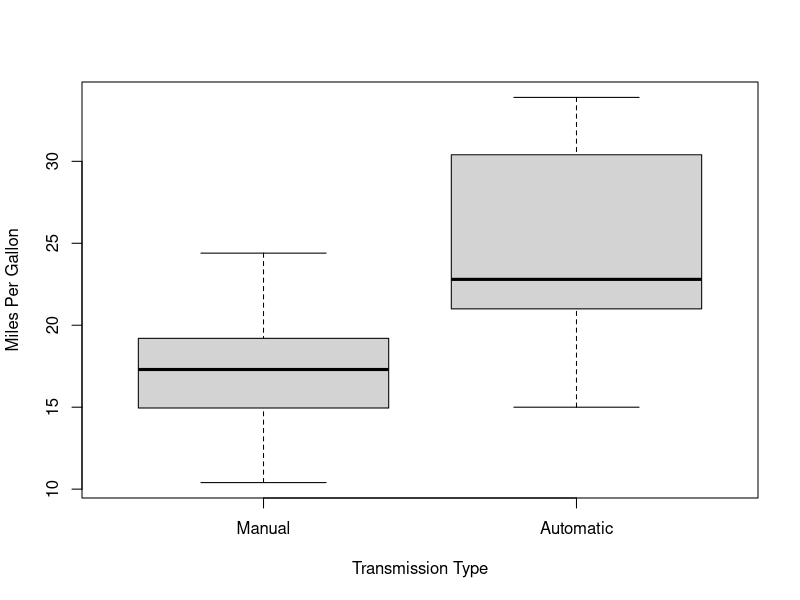
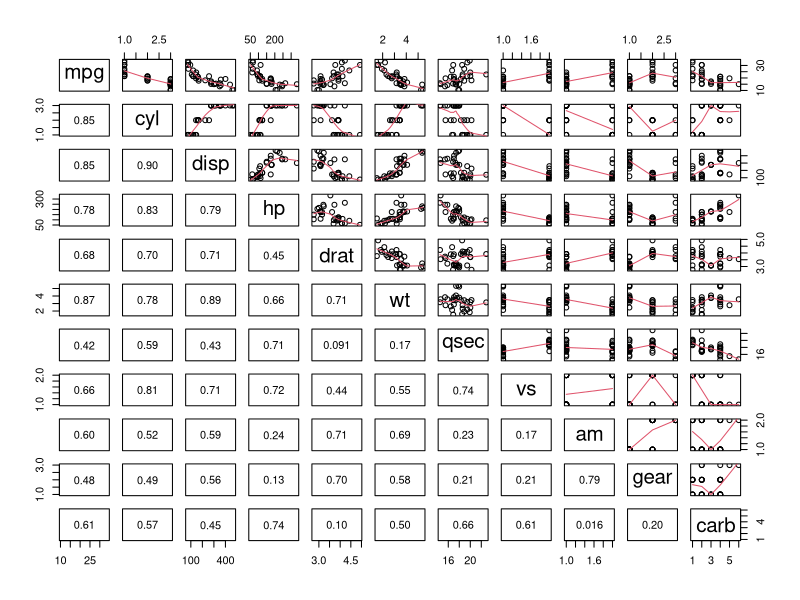

Generate these figures, in order, with R:
## ---- chunk 1
# Load data
data(mtcars)

# Convert dome data to factors for easier handling
mtcars$cyl  <- factor(mtcars$cyl)
mtcars$vs   <- factor(mtcars$vs)
mtcars$am   <- factor(mtcars$am)
mtcars$gear <- factor(mtcars$gear)
mtcars$carb <- factor(mtcars$carb)

# export into global environment for easier access
attach(mtcars)
## ---- chunk 2
boxplot(mpg[am==0],mpg[am==1], ylab ="Miles Per Gallon", xlab ="Transmission Type", names=c("Manual", "Automatic"))
## ---- chunk 3
panel.cor <- function(x, y, digits = 2, prefix = "", cex.cor, ...)
{
    usr <- par("usr"); on.exit(par(usr))
    par(usr = c(0, 1, 0, 1))
    r <- abs(cor(x, y))
    txt <- format(c(r, 0.123456789), digits = digits)[1]
    txt <- paste0(prefix, txt)
    if(missing(cex.cor)) cex.cor <- 0.8/strwidth(txt)
    text(0.5, 0.5, txt)
}
## ---- chunk 4
pairs(mtcars, upper.panel=panel.smooth, lower.panel=panel.cor)
